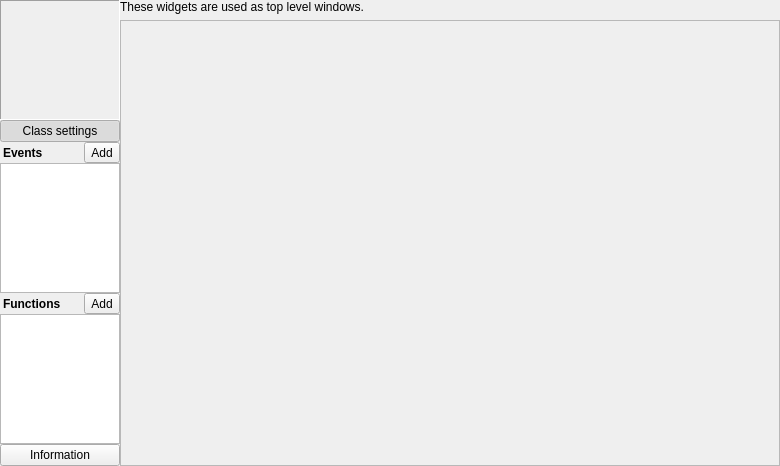
<?xml version="1.0" encoding="UTF-8"?>
<ui version="4.0">
 <class>eventClass</class>
 <widget class="QMainWindow" name="eventClass">
  <property name="geometry">
   <rect>
    <x>0</x>
    <y>0</y>
    <width>780</width>
    <height>466</height>
   </rect>
  </property>
  <property name="windowTitle">
   <string>MainWindow</string>
  </property>
  <widget class="QWidget" name="centralwidget">
   <layout class="QHBoxLayout" name="horizontalLayout">
    <property name="spacing">
     <number>0</number>
    </property>
    <property name="margin">
     <number>0</number>
    </property>
    <item>
     <layout class="QVBoxLayout" name="verticalLayout">
      <property name="spacing">
       <number>0</number>
      </property>
      <item>
       <widget class="QFrame" name="previewFrame">
        <property name="minimumSize">
         <size>
          <width>120</width>
          <height>120</height>
         </size>
        </property>
        <property name="maximumSize">
         <size>
          <width>120</width>
          <height>120</height>
         </size>
        </property>
        <property name="frameShape">
         <enum>QFrame::Panel</enum>
        </property>
        <property name="frameShadow">
         <enum>QFrame::Sunken</enum>
        </property>
        <property name="alphaChannel" stdset="0">
         <bool>true</bool>
        </property>
        <layout class="QVBoxLayout" name="verticalLayout_6"/>
       </widget>
      </item>
      <item>
       <widget class="QPushButton" name="pushButton">
        <property name="text">
         <string>Class settings</string>
        </property>
        <property name="icon">
         <iconset resource="../../sharedcode/resources.qrc">
          <normaloff>:/resources/RES/ffficons/database.png</normaloff>:/resources/RES/ffficons/database.png</iconset>
        </property>
        <property name="checkable">
         <bool>true</bool>
        </property>
        <property name="checked">
         <bool>true</bool>
        </property>
       </widget>
      </item>
      <item>
       <layout class="QHBoxLayout" name="horizontalLayout_2">
        <property name="spacing">
         <number>0</number>
        </property>
        <property name="leftMargin">
         <number>3</number>
        </property>
        <item>
         <widget class="QLabel" name="label">
          <property name="font">
           <font>
            <weight>75</weight>
            <bold>true</bold>
           </font>
          </property>
          <property name="text">
           <string>Events</string>
          </property>
         </widget>
        </item>
        <item>
         <widget class="QToolButton" name="addEvent">
          <property name="text">
           <string>Add</string>
          </property>
          <property name="icon">
           <iconset resource="../../sharedcode/resources.qrc">
            <normaloff>:/resources/RES/ffficons/add.png</normaloff>:/resources/RES/ffficons/add.png</iconset>
          </property>
          <property name="toolButtonStyle">
           <enum>Qt::ToolButtonTextBesideIcon</enum>
          </property>
          <property name="autoRaise">
           <bool>false</bool>
          </property>
         </widget>
        </item>
       </layout>
      </item>
      <item>
       <widget class="QListWidget" name="EventsListWidget">
        <property name="sizePolicy">
         <sizepolicy hsizetype="Ignored" vsizetype="Preferred">
          <horstretch>0</horstretch>
          <verstretch>0</verstretch>
         </sizepolicy>
        </property>
        <property name="contextMenuPolicy">
         <enum>Qt::CustomContextMenu</enum>
        </property>
        <property name="editTriggers">
         <set>QAbstractItemView::NoEditTriggers</set>
        </property>
        <property name="sortingEnabled">
         <bool>true</bool>
        </property>
       </widget>
      </item>
      <item>
       <layout class="QHBoxLayout" name="horizontalLayout_3">
        <property name="spacing">
         <number>0</number>
        </property>
        <property name="leftMargin">
         <number>3</number>
        </property>
        <item>
         <widget class="QLabel" name="label_2">
          <property name="font">
           <font>
            <weight>75</weight>
            <bold>true</bold>
           </font>
          </property>
          <property name="text">
           <string>Functions</string>
          </property>
         </widget>
        </item>
        <item>
         <widget class="QToolButton" name="addFunction">
          <property name="text">
           <string>Add</string>
          </property>
          <property name="icon">
           <iconset resource="../../sharedcode/resources.qrc">
            <normaloff>:/resources/RES/ffficons/add.png</normaloff>:/resources/RES/ffficons/add.png</iconset>
          </property>
          <property name="toolButtonStyle">
           <enum>Qt::ToolButtonTextBesideIcon</enum>
          </property>
          <property name="autoRaise">
           <bool>false</bool>
          </property>
         </widget>
        </item>
       </layout>
      </item>
      <item>
       <widget class="QListWidget" name="FunctionsListWidget">
        <property name="sizePolicy">
         <sizepolicy hsizetype="Ignored" vsizetype="Preferred">
          <horstretch>0</horstretch>
          <verstretch>0</verstretch>
         </sizepolicy>
        </property>
        <property name="contextMenuPolicy">
         <enum>Qt::CustomContextMenu</enum>
        </property>
        <property name="editTriggers">
         <set>QAbstractItemView::NoEditTriggers</set>
        </property>
        <property name="sortingEnabled">
         <bool>true</bool>
        </property>
       </widget>
      </item>
      <item>
       <widget class="QPushButton" name="pushButton_3">
        <property name="text">
         <string>Information</string>
        </property>
        <property name="icon">
         <iconset resource="../../sharedcode/resources.qrc">
          <normaloff>:/resources/RES/ffficons/information.png</normaloff>:/resources/RES/ffficons/information.png</iconset>
        </property>
       </widget>
      </item>
     </layout>
    </item>
    <item>
     <widget class="QStackedWidget" name="stackedWidget">
      <property name="currentIndex">
       <number>2</number>
      </property>
      <widget class="QWidget" name="PropertiesPage">
       <layout class="QVBoxLayout" name="verticalLayout_2">
        <property name="spacing">
         <number>3</number>
        </property>
        <property name="margin">
         <number>0</number>
        </property>
        <item>
         <widget class="QSplitter" name="splitter">
          <property name="orientation">
           <enum>Qt::Horizontal</enum>
          </property>
          <property name="handleWidth">
           <number>4</number>
          </property>
          <property name="childrenCollapsible">
           <bool>false</bool>
          </property>
          <widget class="QFrame" name="frame">
           <property name="sizePolicy">
            <sizepolicy hsizetype="Preferred" vsizetype="Expanding">
             <horstretch>0</horstretch>
             <verstretch>0</verstretch>
            </sizepolicy>
           </property>
           <property name="frameShape">
            <enum>QFrame::Panel</enum>
           </property>
           <property name="frameShadow">
            <enum>QFrame::Sunken</enum>
           </property>
           <layout class="QVBoxLayout" name="verticalLayout_3">
            <property name="spacing">
             <number>0</number>
            </property>
            <property name="margin">
             <number>0</number>
            </property>
            <item>
             <layout class="QHBoxLayout" name="horizontalLayout_9">
              <property name="spacing">
               <number>0</number>
              </property>
              <property name="leftMargin">
               <number>6</number>
              </property>
              <item>
               <widget class="QLabel" name="lbClassVars">
                <property name="font">
                 <font>
                  <weight>75</weight>
                  <bold>true</bold>
                 </font>
                </property>
                <property name="text">
                 <string>Class variables</string>
                </property>
               </widget>
              </item>
              <item>
               <widget class="QToolButton" name="DelVars">
                <property name="text">
                 <string>Delete</string>
                </property>
                <property name="icon">
                 <iconset resource="../../sharedcode/resources.qrc">
                  <normaloff>:/resources/RES/ffficons/delete.png</normaloff>:/resources/RES/ffficons/delete.png</iconset>
                </property>
                <property name="autoRaise">
                 <bool>true</bool>
                </property>
               </widget>
              </item>
              <item>
               <widget class="QToolButton" name="addVariable">
                <property name="text">
                 <string>Add</string>
                </property>
                <property name="icon">
                 <iconset resource="../../sharedcode/resources.qrc">
                  <normaloff>:/resources/RES/ffficons/add.png</normaloff>:/resources/RES/ffficons/add.png</iconset>
                </property>
                <property name="toolButtonStyle">
                 <enum>Qt::ToolButtonTextBesideIcon</enum>
                </property>
                <property name="autoRaise">
                 <bool>false</bool>
                </property>
               </widget>
              </item>
             </layout>
            </item>
            <item>
             <widget class="QTreeWidget" name="VarsList">
              <property name="editTriggers">
               <set>QAbstractItemView::NoEditTriggers</set>
              </property>
              <property name="dragEnabled">
               <bool>true</bool>
              </property>
              <property name="dragDropMode">
               <enum>QAbstractItemView::DragDrop</enum>
              </property>
              <property name="defaultDropAction">
               <enum>Qt::MoveAction</enum>
              </property>
              <property name="selectionMode">
               <enum>QAbstractItemView::ExtendedSelection</enum>
              </property>
              <property name="iconSize">
               <size>
                <width>16</width>
                <height>16</height>
               </size>
              </property>
              <property name="verticalScrollMode">
               <enum>QAbstractItemView::ScrollPerPixel</enum>
              </property>
              <property name="indentation">
               <number>0</number>
              </property>
              <property name="itemsExpandable">
               <bool>true</bool>
              </property>
              <attribute name="headerDefaultSectionSize">
               <number>80</number>
              </attribute>
              <column>
               <property name="text">
                <string>Variable name</string>
               </property>
              </column>
              <column>
               <property name="text">
                <string>Variable type</string>
               </property>
              </column>
              <column>
               <property name="text">
                <string>Default value</string>
               </property>
              </column>
             </widget>
            </item>
            <item>
             <layout class="QVBoxLayout" name="verticalLayout_9">
              <property name="spacing">
               <number>3</number>
              </property>
              <property name="margin">
               <number>3</number>
              </property>
              <item>
               <widget class="QLabel" name="lbDefaultSettingsForInstances">
                <property name="font">
                 <font>
                  <weight>75</weight>
                  <bold>true</bold>
                 </font>
                </property>
                <property name="text">
                 <string>Default settings for instances</string>
                </property>
               </widget>
              </item>
              <item>
               <layout class="QGridLayout" name="gridLayout">
                <property name="sizeConstraint">
                 <enum>QLayout::SetNoConstraint</enum>
                </property>
                <property name="spacing">
                 <number>3</number>
                </property>
                <item row="1" column="0">
                 <widget class="QCheckBox" name="cbGlobal">
                  <property name="text">
                   <string>Global object</string>
                  </property>
                 </widget>
                </item>
                <item row="1" column="1">
                 <widget class="QCheckBox" name="cbPersistent">
                  <property name="text">
                   <string>Persistent object</string>
                  </property>
                 </widget>
                </item>
                <item row="2" column="0">
                 <layout class="QHBoxLayout" name="horizontalLayout_7">
                  <property name="spacing">
                   <number>0</number>
                  </property>
                  <item>
                   <widget class="QCheckBox" name="cbPhysical">
                    <property name="sizePolicy">
                     <sizepolicy hsizetype="Fixed" vsizetype="Fixed">
                      <horstretch>0</horstretch>
                      <verstretch>0</verstretch>
                     </sizepolicy>
                    </property>
                    <property name="text">
                     <string>Physical</string>
                    </property>
                   </widget>
                  </item>
                  <item>
                   <widget class="QToolButton" name="tbPhysical">
                    <property name="sizePolicy">
                     <sizepolicy hsizetype="Fixed" vsizetype="Fixed">
                      <horstretch>0</horstretch>
                      <verstretch>0</verstretch>
                     </sizepolicy>
                    </property>
                    <property name="text">
                     <string>settings</string>
                    </property>
                    <property name="icon">
                     <iconset resource="../../sharedcode/resources.qrc">
                      <normaloff>:/resources/RES/ffficons/wrench.png</normaloff>:/resources/RES/ffficons/wrench.png</iconset>
                    </property>
                    <property name="autoRaise">
                     <bool>true</bool>
                    </property>
                   </widget>
                  </item>
                  <item>
                   <spacer name="horizontalSpacer_3">
                    <property name="orientation">
                     <enum>Qt::Horizontal</enum>
                    </property>
                    <property name="sizeHint" stdset="0">
                     <size>
                      <width>40</width>
                      <height>0</height>
                     </size>
                    </property>
                   </spacer>
                  </item>
                 </layout>
                </item>
                <item row="0" column="0">
                 <spacer name="horizontalSpacer_4">
                  <property name="orientation">
                   <enum>Qt::Horizontal</enum>
                  </property>
                  <property name="sizeHint" stdset="0">
                   <size>
                    <width>40</width>
                    <height>0</height>
                   </size>
                  </property>
                 </spacer>
                </item>
                <item row="0" column="1">
                 <spacer name="horizontalSpacer_5">
                  <property name="orientation">
                   <enum>Qt::Horizontal</enum>
                  </property>
                  <property name="sizeHint" stdset="0">
                   <size>
                    <width>40</width>
                    <height>0</height>
                   </size>
                  </property>
                 </spacer>
                </item>
                <item row="2" column="1">
                 <widget class="QCheckBox" name="checkBox">
                  <property name="text">
                   <string>Lighting</string>
                  </property>
                 </widget>
                </item>
               </layout>
              </item>
              <item>
               <widget class="Line" name="line">
                <property name="orientation">
                 <enum>Qt::Horizontal</enum>
                </property>
               </widget>
              </item>
              <item>
               <layout class="QHBoxLayout" name="horizontalLayout_5">
                <item>
                 <widget class="QLabel" name="lbColisionMode">
                  <property name="font">
                   <font>
                    <weight>75</weight>
                    <bold>true</bold>
                   </font>
                  </property>
                  <property name="text">
                   <string>Colision mode:</string>
                  </property>
                 </widget>
                </item>
                <item>
                 <widget class="QRadioButton" name="rb2d">
                  <property name="text">
                   <string>2D</string>
                  </property>
                  <property name="checked">
                   <bool>true</bool>
                  </property>
                 </widget>
                </item>
                <item>
                 <widget class="QRadioButton" name="rb3d">
                  <property name="enabled">
                   <bool>false</bool>
                  </property>
                  <property name="text">
                   <string>3D</string>
                  </property>
                 </widget>
                </item>
                <item>
                 <spacer name="horizontalSpacer_2">
                  <property name="orientation">
                   <enum>Qt::Horizontal</enum>
                  </property>
                  <property name="sizeHint" stdset="0">
                   <size>
                    <width>40</width>
                    <height>20</height>
                   </size>
                  </property>
                 </spacer>
                </item>
               </layout>
              </item>
              <item>
               <layout class="QHBoxLayout" name="horizontalLayout_8">
                <item>
                 <widget class="QLabel" name="lbBaseClass">
                  <property name="sizePolicy">
                   <sizepolicy hsizetype="Fixed" vsizetype="Fixed">
                    <horstretch>0</horstretch>
                    <verstretch>0</verstretch>
                   </sizepolicy>
                  </property>
                  <property name="font">
                   <font>
                    <weight>75</weight>
                    <bold>true</bold>
                   </font>
                  </property>
                  <property name="text">
                   <string>Base class:</string>
                  </property>
                 </widget>
                </item>
                <item>
                 <spacer name="horizontalSpacer">
                  <property name="sizePolicy">
                   <sizepolicy hsizetype="Expanding" vsizetype="Minimum">
                    <horstretch>0</horstretch>
                    <verstretch>0</verstretch>
                   </sizepolicy>
                  </property>
                  <property name="orientation">
                   <enum>Qt::Horizontal</enum>
                  </property>
                  <property name="sizeType">
                   <enum>QSizePolicy::Expanding</enum>
                  </property>
                  <property name="sizeHint" stdset="0">
                   <size>
                    <width>40</width>
                    <height>20</height>
                   </size>
                  </property>
                 </spacer>
                </item>
                <item>
                 <widget class="QPushButton" name="baseClassButton">
                  <property name="text">
                   <string>(none)</string>
                  </property>
                  <property name="icon">
                   <iconset resource="../../sharedcode/resources.qrc">
                    <normaloff>:/resources/RES/ffficons/brick.png</normaloff>:/resources/RES/ffficons/brick.png</iconset>
                  </property>
                 </widget>
                </item>
               </layout>
              </item>
             </layout>
            </item>
           </layout>
          </widget>
          <widget class="QFrame" name="frame_2">
           <property name="sizePolicy">
            <sizepolicy hsizetype="Preferred" vsizetype="Expanding">
             <horstretch>0</horstretch>
             <verstretch>0</verstretch>
            </sizepolicy>
           </property>
           <property name="frameShape">
            <enum>QFrame::Panel</enum>
           </property>
           <property name="frameShadow">
            <enum>QFrame::Sunken</enum>
           </property>
           <layout class="QVBoxLayout" name="verticalLayout_4">
            <property name="spacing">
             <number>0</number>
            </property>
            <property name="margin">
             <number>0</number>
            </property>
            <item>
             <layout class="QHBoxLayout" name="horizontalLayout_6">
              <property name="spacing">
               <number>0</number>
              </property>
              <property name="leftMargin">
               <number>6</number>
              </property>
              <item>
               <widget class="QLabel" name="lbDTProperties">
                <property name="font">
                 <font>
                  <weight>75</weight>
                  <bold>true</bold>
                 </font>
                </property>
                <property name="text">
                 <string>Design-time properties</string>
                </property>
               </widget>
              </item>
              <item>
               <widget class="QToolButton" name="DelProperties">
                <property name="text">
                 <string>Delete</string>
                </property>
                <property name="icon">
                 <iconset resource="../../sharedcode/resources.qrc">
                  <normaloff>:/resources/RES/ffficons/delete.png</normaloff>:/resources/RES/ffficons/delete.png</iconset>
                </property>
                <property name="autoRaise">
                 <bool>true</bool>
                </property>
               </widget>
              </item>
              <item>
               <widget class="QToolButton" name="addProperty">
                <property name="text">
                 <string>Add</string>
                </property>
                <property name="icon">
                 <iconset resource="../../sharedcode/resources.qrc">
                  <normaloff>:/resources/RES/ffficons/add.png</normaloff>:/resources/RES/ffficons/add.png</iconset>
                </property>
                <property name="toolButtonStyle">
                 <enum>Qt::ToolButtonTextBesideIcon</enum>
                </property>
                <property name="autoRaise">
                 <bool>false</bool>
                </property>
               </widget>
              </item>
             </layout>
            </item>
            <item>
             <widget class="QTreeWidget" name="PropList">
              <property name="editTriggers">
               <set>QAbstractItemView::NoEditTriggers</set>
              </property>
              <property name="dragEnabled">
               <bool>true</bool>
              </property>
              <property name="dragDropMode">
               <enum>QAbstractItemView::DragDrop</enum>
              </property>
              <property name="defaultDropAction">
               <enum>Qt::MoveAction</enum>
              </property>
              <property name="selectionMode">
               <enum>QAbstractItemView::ExtendedSelection</enum>
              </property>
              <property name="iconSize">
               <size>
                <width>16</width>
                <height>16</height>
               </size>
              </property>
              <property name="verticalScrollMode">
               <enum>QAbstractItemView::ScrollPerPixel</enum>
              </property>
              <property name="indentation">
               <number>0</number>
              </property>
              <property name="itemsExpandable">
               <bool>true</bool>
              </property>
              <attribute name="headerDefaultSectionSize">
               <number>80</number>
              </attribute>
              <column>
               <property name="text">
                <string>Variable name</string>
               </property>
              </column>
              <column>
               <property name="text">
                <string>Variable type</string>
               </property>
              </column>
              <column>
               <property name="text">
                <string>Default value</string>
               </property>
              </column>
             </widget>
            </item>
            <item>
             <layout class="QVBoxLayout" name="verticalLayout_10">
              <property name="spacing">
               <number>5</number>
              </property>
              <property name="margin">
               <number>3</number>
              </property>
              <item>
               <layout class="QHBoxLayout" name="horizontalLayout_10">
                <property name="spacing">
                 <number>0</number>
                </property>
                <item>
                 <widget class="QLabel" name="lbDTHelpers">
                  <property name="font">
                   <font>
                    <weight>75</weight>
                    <bold>true</bold>
                   </font>
                  </property>
                  <property name="text">
                   <string>Design-time helpers</string>
                  </property>
                 </widget>
                </item>
                <item>
                 <spacer name="horizontalSpacer_8">
                  <property name="orientation">
                   <enum>Qt::Horizontal</enum>
                  </property>
                  <property name="sizeHint" stdset="0">
                   <size>
                    <width>40</width>
                    <height>20</height>
                   </size>
                  </property>
                 </spacer>
                </item>
                <item>
                 <widget class="QToolButton" name="toolButton_2">
                  <property name="text">
                   <string>None</string>
                  </property>
                  <property name="icon">
                   <iconset resource="../../sharedcode/resources.qrc">
                    <normaloff>:/resources/RES/ffficons/cross.png</normaloff>:/resources/RES/ffficons/cross.png</iconset>
                  </property>
                  <property name="autoRaise">
                   <bool>true</bool>
                  </property>
                 </widget>
                </item>
                <item>
                 <widget class="QToolButton" name="toolButton">
                  <property name="text">
                   <string>All</string>
                  </property>
                  <property name="icon">
                   <iconset resource="../../sharedcode/resources.qrc">
                    <normaloff>:/resources/RES/ffficons/tick.png</normaloff>:/resources/RES/ffficons/tick.png</iconset>
                  </property>
                  <property name="toolButtonStyle">
                   <enum>Qt::ToolButtonTextBesideIcon</enum>
                  </property>
                 </widget>
                </item>
               </layout>
              </item>
              <item>
               <layout class="QGridLayout" name="gridLayout_2">
                <property name="spacing">
                 <number>3</number>
                </property>
                <item row="0" column="0">
                 <spacer name="horizontalSpacer_6">
                  <property name="orientation">
                   <enum>Qt::Horizontal</enum>
                  </property>
                  <property name="sizeHint" stdset="0">
                   <size>
                    <width>0</width>
                    <height>0</height>
                   </size>
                  </property>
                 </spacer>
                </item>
                <item row="0" column="1">
                 <spacer name="horizontalSpacer_7">
                  <property name="orientation">
                   <enum>Qt::Horizontal</enum>
                  </property>
                  <property name="sizeHint" stdset="0">
                   <size>
                    <width>0</width>
                    <height>0</height>
                   </size>
                  </property>
                 </spacer>
                </item>
                <item row="1" column="0">
                 <layout class="QHBoxLayout" name="horizontalLayout_12">
                  <property name="spacing">
                   <number>0</number>
                  </property>
                  <item>
                   <widget class="QCheckBox" name="cbResizing">
                    <property name="text">
                     <string>Resizing</string>
                    </property>
                   </widget>
                  </item>
                  <item>
                   <widget class="QToolButton" name="tbResizing">
                    <property name="sizePolicy">
                     <sizepolicy hsizetype="Fixed" vsizetype="Fixed">
                      <horstretch>0</horstretch>
                      <verstretch>0</verstretch>
                     </sizepolicy>
                    </property>
                    <property name="text">
                     <string>settings</string>
                    </property>
                    <property name="icon">
                     <iconset resource="../../sharedcode/resources.qrc">
                      <normaloff>:/resources/RES/ffficons/wrench.png</normaloff>:/resources/RES/ffficons/wrench.png</iconset>
                    </property>
                    <property name="autoRaise">
                     <bool>true</bool>
                    </property>
                   </widget>
                  </item>
                  <item>
                   <spacer name="horizontalSpacer_10">
                    <property name="orientation">
                     <enum>Qt::Horizontal</enum>
                    </property>
                    <property name="sizeHint" stdset="0">
                     <size>
                      <width>0</width>
                      <height>0</height>
                     </size>
                    </property>
                   </spacer>
                  </item>
                 </layout>
                </item>
                <item row="1" column="1">
                 <layout class="QHBoxLayout" name="horizontalLayout_13">
                  <property name="spacing">
                   <number>0</number>
                  </property>
                  <item>
                   <widget class="QCheckBox" name="cbRotation">
                    <property name="text">
                     <string>Rotation</string>
                    </property>
                   </widget>
                  </item>
                  <item>
                   <widget class="QToolButton" name="tbRotation">
                    <property name="sizePolicy">
                     <sizepolicy hsizetype="Fixed" vsizetype="Fixed">
                      <horstretch>0</horstretch>
                      <verstretch>0</verstretch>
                     </sizepolicy>
                    </property>
                    <property name="text">
                     <string>settings</string>
                    </property>
                    <property name="icon">
                     <iconset resource="../../sharedcode/resources.qrc">
                      <normaloff>:/resources/RES/ffficons/wrench.png</normaloff>:/resources/RES/ffficons/wrench.png</iconset>
                    </property>
                    <property name="autoRaise">
                     <bool>true</bool>
                    </property>
                   </widget>
                  </item>
                  <item>
                   <spacer name="horizontalSpacer_9">
                    <property name="orientation">
                     <enum>Qt::Horizontal</enum>
                    </property>
                    <property name="sizeHint" stdset="0">
                     <size>
                      <width>0</width>
                      <height>0</height>
                     </size>
                    </property>
                   </spacer>
                  </item>
                 </layout>
                </item>
                <item row="2" column="0">
                 <layout class="QHBoxLayout" name="horizontalLayout_11">
                  <property name="spacing">
                   <number>0</number>
                  </property>
                  <item>
                   <widget class="QCheckBox" name="cbRepresentation">
                    <property name="text">
                     <string>Representation</string>
                    </property>
                   </widget>
                  </item>
                  <item>
                   <widget class="QToolButton" name="tbRepresentation">
                    <property name="sizePolicy">
                     <sizepolicy hsizetype="Fixed" vsizetype="Fixed">
                      <horstretch>0</horstretch>
                      <verstretch>0</verstretch>
                     </sizepolicy>
                    </property>
                    <property name="text">
                     <string>settings</string>
                    </property>
                    <property name="icon">
                     <iconset resource="../../sharedcode/resources.qrc">
                      <normaloff>:/resources/RES/ffficons/wrench.png</normaloff>:/resources/RES/ffficons/wrench.png</iconset>
                    </property>
                    <property name="autoRaise">
                     <bool>true</bool>
                    </property>
                   </widget>
                  </item>
                  <item>
                   <spacer name="horizontalSpacer_11">
                    <property name="orientation">
                     <enum>Qt::Horizontal</enum>
                    </property>
                    <property name="sizeHint" stdset="0">
                     <size>
                      <width>0</width>
                      <height>0</height>
                     </size>
                    </property>
                   </spacer>
                  </item>
                 </layout>
                </item>
                <item row="2" column="1">
                 <layout class="QHBoxLayout" name="horizontalLayout_14">
                  <property name="spacing">
                   <number>0</number>
                  </property>
                  <item>
                   <widget class="QCheckBox" name="cbRepresentation_2">
                    <property name="text">
                     <string>Graphics Effects</string>
                    </property>
                   </widget>
                  </item>
                  <item>
                   <widget class="QToolButton" name="tbRepresentation_2">
                    <property name="sizePolicy">
                     <sizepolicy hsizetype="Fixed" vsizetype="Fixed">
                      <horstretch>0</horstretch>
                      <verstretch>0</verstretch>
                     </sizepolicy>
                    </property>
                    <property name="text">
                     <string>settings</string>
                    </property>
                    <property name="icon">
                     <iconset resource="../../sharedcode/resources.qrc">
                      <normaloff>:/resources/RES/ffficons/wrench.png</normaloff>:/resources/RES/ffficons/wrench.png</iconset>
                    </property>
                    <property name="autoRaise">
                     <bool>true</bool>
                    </property>
                   </widget>
                  </item>
                  <item>
                   <spacer name="horizontalSpacer_12">
                    <property name="orientation">
                     <enum>Qt::Horizontal</enum>
                    </property>
                    <property name="sizeHint" stdset="0">
                     <size>
                      <width>0</width>
                      <height>0</height>
                     </size>
                    </property>
                   </spacer>
                  </item>
                 </layout>
                </item>
               </layout>
              </item>
             </layout>
            </item>
           </layout>
          </widget>
         </widget>
        </item>
       </layout>
      </widget>
      <widget class="QWidget" name="CodeEditPage">
       <layout class="QHBoxLayout" name="horizontalLayout_4">
        <property name="spacing">
         <number>0</number>
        </property>
        <property name="margin">
         <number>0</number>
        </property>
        <item>
         <widget class="QFrame" name="CodeEditorFrame">
          <property name="sizePolicy">
           <sizepolicy hsizetype="Expanding" vsizetype="Expanding">
            <horstretch>0</horstretch>
            <verstretch>0</verstretch>
           </sizepolicy>
          </property>
          <property name="frameShape">
           <enum>QFrame::StyledPanel</enum>
          </property>
          <property name="frameShadow">
           <enum>QFrame::Plain</enum>
          </property>
          <layout class="QVBoxLayout" name="verticalLayout_5"/>
         </widget>
        </item>
        <item>
         <widget class="QToolBox" name="FunctionBox">
          <property name="sizePolicy">
           <sizepolicy hsizetype="Fixed" vsizetype="Preferred">
            <horstretch>0</horstretch>
            <verstretch>0</verstretch>
           </sizepolicy>
          </property>
          <property name="minimumSize">
           <size>
            <width>100</width>
            <height>0</height>
           </size>
          </property>
          <property name="maximumSize">
           <size>
            <width>100</width>
            <height>16777215</height>
           </size>
          </property>
          <property name="currentIndex">
           <number>0</number>
          </property>
          <property name="tabSpacing">
           <number>0</number>
          </property>
          <widget class="QWidget" name="page_2">
           <property name="geometry">
            <rect>
             <x>0</x>
             <y>0</y>
             <width>100</width>
             <height>445</height>
            </rect>
           </property>
           <attribute name="label">
            <string>Functions library</string>
           </attribute>
           <layout class="QVBoxLayout" name="verticalLayout_7">
            <property name="spacing">
             <number>3</number>
            </property>
            <property name="margin">
             <number>3</number>
            </property>
            <item>
             <widget class="QLabel" name="label_5">
              <property name="text">
               <string notr="true">To Do:
Functions library</string>
              </property>
              <property name="scaledContents">
               <bool>false</bool>
              </property>
              <property name="alignment">
               <set>Qt::AlignCenter</set>
              </property>
              <property name="wordWrap">
               <bool>true</bool>
              </property>
             </widget>
            </item>
            <item>
             <spacer name="verticalSpacer">
              <property name="orientation">
               <enum>Qt::Vertical</enum>
              </property>
              <property name="sizeHint" stdset="0">
               <size>
                <width>20</width>
                <height>40</height>
               </size>
              </property>
             </spacer>
            </item>
           </layout>
          </widget>
         </widget>
        </item>
       </layout>
      </widget>
      <widget class="QWidget" name="FunctionEditPage">
       <layout class="QVBoxLayout" name="verticalLayout_8">
        <property name="margin">
         <number>0</number>
        </property>
        <item>
         <widget class="QLabel" name="label_3">
          <property name="text">
           <string>These widgets are used as top level windows.</string>
          </property>
         </widget>
        </item>
        <item>
         <widget class="QFrame" name="frame_3">
          <property name="sizePolicy">
           <sizepolicy hsizetype="Preferred" vsizetype="Expanding">
            <horstretch>0</horstretch>
            <verstretch>0</verstretch>
           </sizepolicy>
          </property>
          <property name="frameShape">
           <enum>QFrame::StyledPanel</enum>
          </property>
          <property name="frameShadow">
           <enum>QFrame::Raised</enum>
          </property>
         </widget>
        </item>
       </layout>
      </widget>
     </widget>
    </item>
   </layout>
  </widget>
 </widget>
 <resources>
  <include location="../../sharedcode/resources.qrc"/>
  <include location="../../sharedcode/resources.qrc"/>
  <include location="../../sharedcode/resources.qrc"/>
  <include location="../../sharedcode/resources.qrc"/>
  <include location="../../sharedcode/resources.qrc"/>
 </resources>
 <connections/>
</ui>
